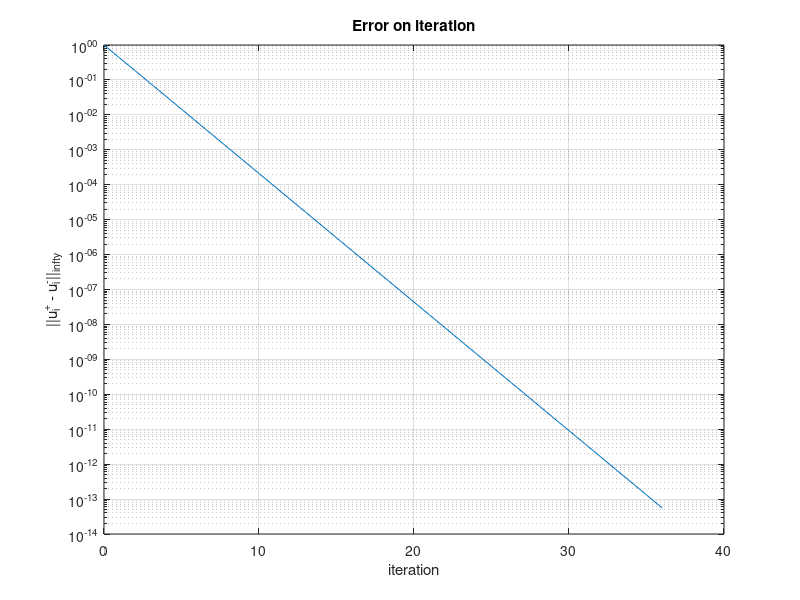
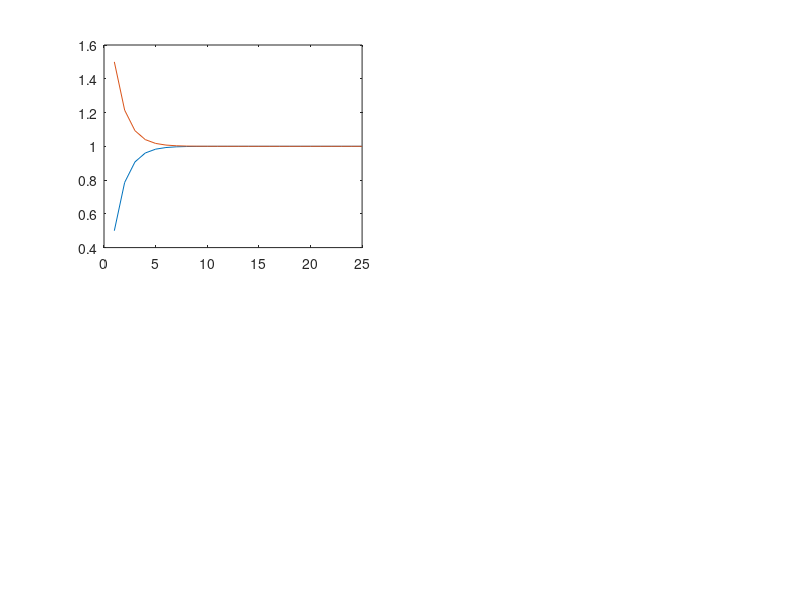

Here is the MATLAB script that generated these plots, in order: (Note: this script raises an error after producing the figures.)
u = [+1; -2; +3; -4]

A1 = 2 * rand(4, 4) - 1
current_norm1 = norm(A1, inf)
desired_norm1 = 0.5
A1 = A1 * (desired_norm1 / current_norm1)

A1m = (abs(A1) - A1) / 2
A1p = (abs(A1) + A1) / 2

f1 = u - A1 * u
eps = 0.0000000000001

um1 = u - 1
up1 = u + 1

i1 = 0
dists1 = []
u1_m = []
u2_m = []
u3_m = []
u4_m = []

u1_p = []
u2_p = []
u3_p = []
u4_p = []

while norm(up1 - um1, inf) > eps
    i1 = i1 + 1
    tmp = A1p * um1 - A1m * up1 + f1
    up1 = A1p * up1 - A1m * um1 + f1
    um1 = tmp
    um1'
    up1'
    dist = norm(up1 - um1, inf)
    if i1 <= 25
        u1_m = [u1_m, um1(1)]
        u2_m = [u2_m, um1(2)]
        u3_m = [u3_m, um1(3)]
        u4_m = [u4_m, um1(4)]

        u1_p = [u1_p, up1(1)]
        u2_p = [u2_p, up1(2)]
        u3_p = [u3_p, up1(3)]
        u4_p = [u4_p, up1(4)]
    end

    dists1 = [dists1, dist]
end

figure
iterations1 = 0:1:i1 - 1
semilogy(iterations1, dists1)
grid on
xlabel("iteration")
ylabel("||u_i^+ - u_i^-||_{\infty}")
title("Error on iteration")


hold on

% Создание подграфиков
figure; % Открыть новое окно для графиков
it = 1:1:25

% Первый подграфик
subplot(2, 2, 1); % Указание сетки 2x2 и положение 1
m1 = plot(it, u1_m); 
hold on
p1 = plot(it, u1_p)
l1 = yline(u(1))
hold on
grid on
legend([m1, l1, p1], {"u_i^-", "u_i", "u_i^+"})
title('u_i^{(1)}');
xlabel('Iteration');

% Второй подграфик
subplot(2, 2, 2); % Указание сетки 2x2 и положение 2
m2 = plot(it, u2_m);
hold on
p2 = plot(it, u2_p)
l2 = yline(u(2))
hold on
grid on
legend([m2, l2, p2], {"u_i^-", "u_i", "u_i^+"})
title('u_i^{(2)}');
xlabel('Iteration');

% Третий подграфик
subplot(2, 2, 3); % Указание сетки 2x2 и положение 3
m3 = plot(it, u3_m);
hold on
p3 = plot(it, u3_p)
l3 = yline(u(3))
hold on
grid on
legend([m3, l3, p3], {"u_i^-", "u_i", "u_i^+"})
title('u_i^{(3)}');
xlabel('Iteration');

% Четвёртый подграфик
subplot(2, 2, 4); % Указание сетки 2x2 и положение 4
m4 = plot(it, u4_m);
hold on
p4 = plot(it, u4_p)
l4 = yline(u(4))
hold on
grid on
legend([m4, l4, p4], {"u_i^-", "u_i", "u_i^+"})
title('u_i^{(4)}');
xlabel('Iteration');

sgtitle("Component-wise convergence over the first 25 iterations")


